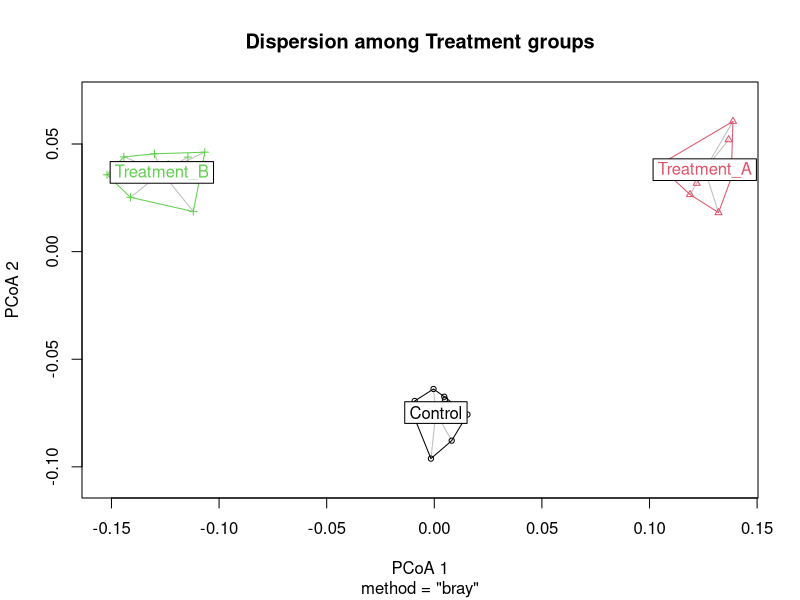
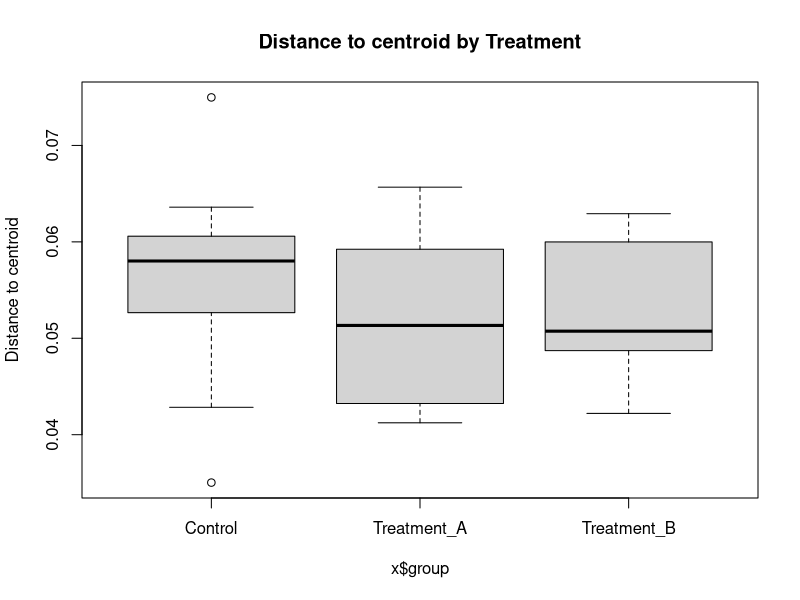
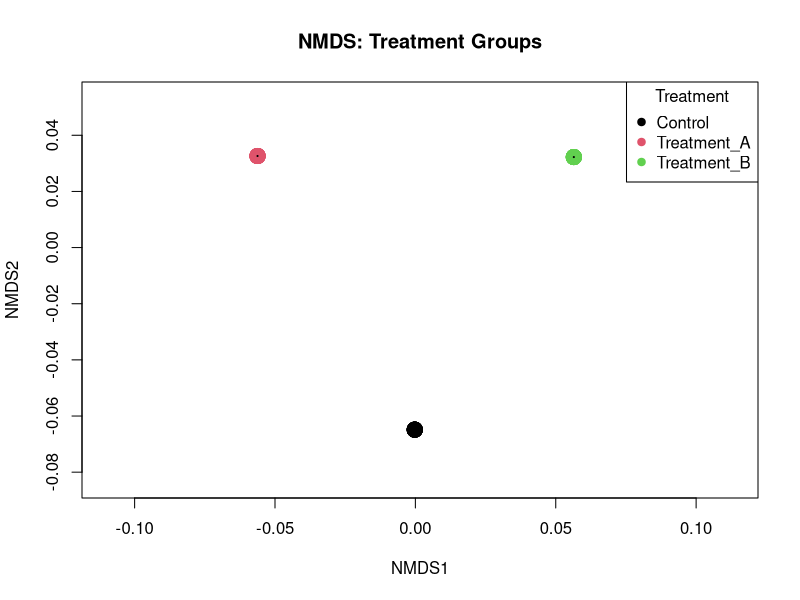
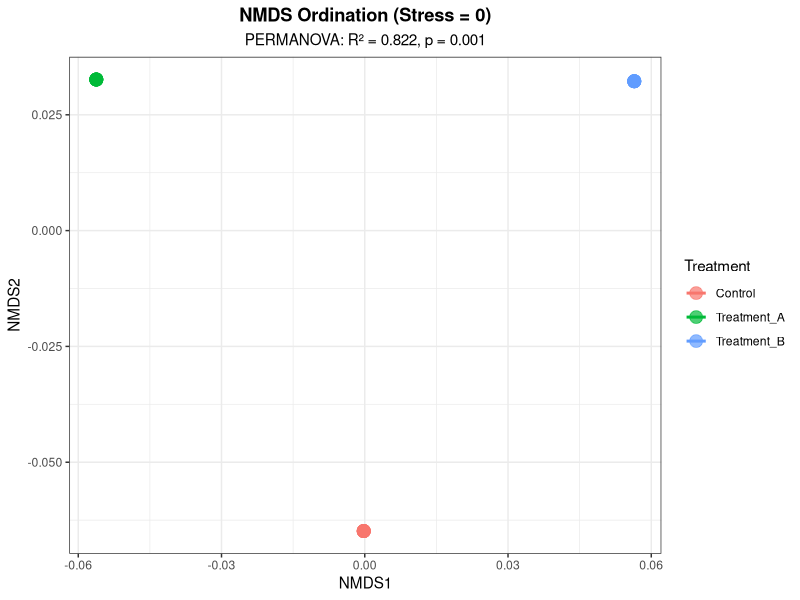
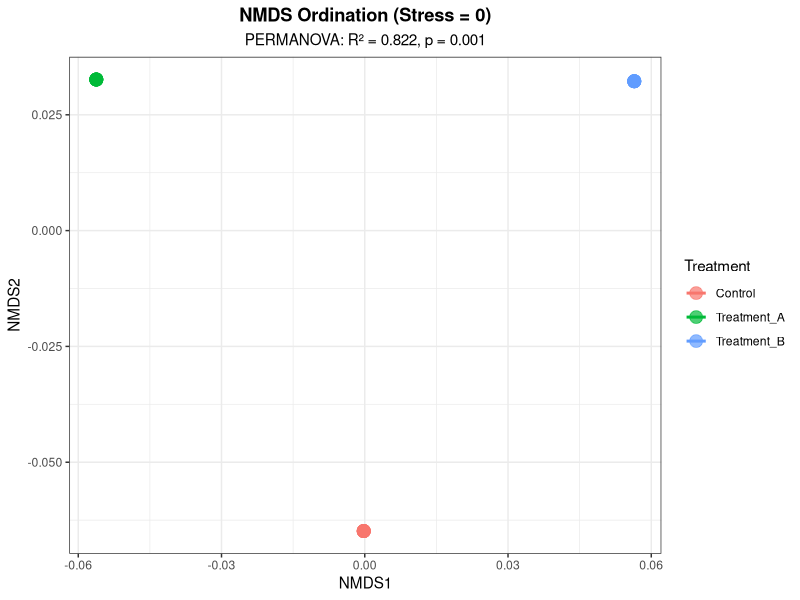
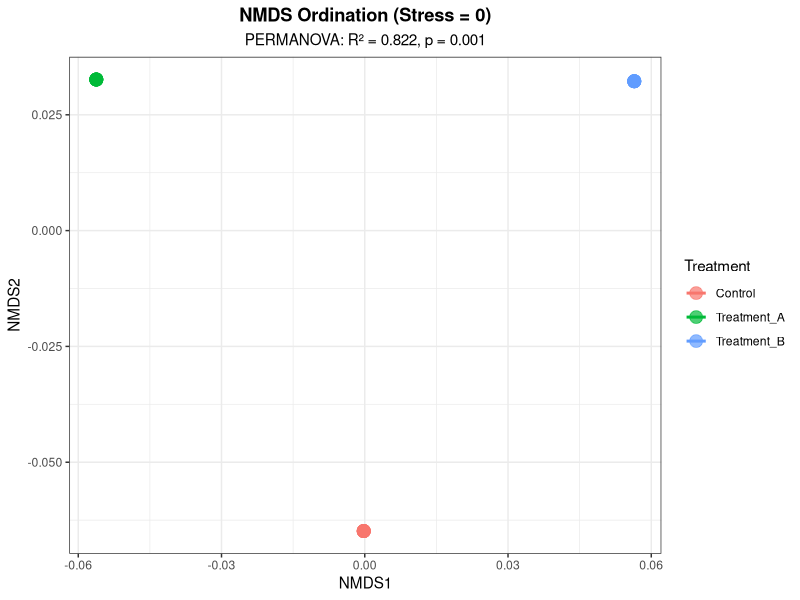

Write R code to recreate these figures, in order.
#!/usr/bin/env Rscript
# PERMANOVA: Permutational Multivariate Analysis of Variance
# Test if groups have significantly different community compositions
# Author: Metagenome Analysis Series
# Date: 2026-02-12

#==============================================================================
# WHAT IS PERMANOVA?
#==============================================================================
# PERMANOVA tests whether groups (e.g., treatments, seasons, sites) have
# significantly different multivariate centroids (community compositions).
#
# Questions it answers:
# - Do microbial communities differ between healthy vs diseased samples?
# - Does treatment affect community composition?
# - Are communities different across seasons or sites?
#
# Key outputs:
# - P-value: Is there a significant difference?
# - R²: How much variance is explained by grouping?
# - F-statistic: Effect size
#==============================================================================

# Load required libraries
library(vegan)
library(ggplot2)
library(ggrepel)

set.seed(123)

#==============================================================================
# SECTION 1: CREATE TOY DATA
#==============================================================================

cat("Creating toy dataset...\n")

# Create abundance data
# 30 samples with 25 MAGs each
n_samples <- 30
n_mags <- 25

# Generate realistic MAG abundance data
abundance <- matrix(
  rpois(n_samples * n_mags, lambda = 50),
  nrow = n_samples,
  ncol = n_mags
)

rownames(abundance) <- paste0("Sample_", 1:n_samples)
colnames(abundance) <- paste0("MAG_", 1:n_mags)

# Create metadata with grouping variables
metadata <- data.frame(
  Sample_ID = paste0("Sample_", 1:n_samples),
  
  # Categorical variables
  Treatment = rep(c("Control", "Treatment_A", "Treatment_B"), each = 10),
  Season = rep(c("Summer", "Winter", "Spring"), times = 10),
  Site = rep(c("Site_1", "Site_2", "Site_3"), each = 10),
  
  # Continuous variables (for supplementary analyses)
  pH = rnorm(n_samples, 7.5, 0.8),
  Temperature = rnorm(n_samples, 20, 5),
  Salinity = rnorm(n_samples, 35, 3)
)

rownames(metadata) <- metadata$Sample_ID

# Make treatment effect stronger (for demonstration)
# Treatment_A samples have more of certain MAGs
abundance[metadata$Treatment == "Treatment_A", 1:8] <- 
  abundance[metadata$Treatment == "Treatment_A", 1:8] * 2

# Treatment_B samples have more of different MAGs  
abundance[metadata$Treatment == "Treatment_B", 9:16] <- 
  abundance[metadata$Treatment == "Treatment_B", 9:16] * 2

cat("✓ Toy data created:\n")
cat(paste("  -", n_samples, "samples\n"))
cat(paste("  -", n_mags, "MAGs\n"))
cat(paste("  - Treatments:", paste(unique(metadata$Treatment), collapse = ", "), "\n"))
cat(paste("  - Seasons:", paste(unique(metadata$Season), collapse = ", "), "\n\n"))

#==============================================================================
# SECTION 2: CALCULATE DISTANCE MATRIX
#==============================================================================

cat("Calculating distance matrix...\n")

# Bray-Curtis dissimilarity is most common for abundance data
dist_bray <- vegdist(abundance, method = "bray")

# Alternative distance metrics (uncomment to try)
# dist_jaccard <- vegdist(abundance, method = "jaccard")  # Presence/absence
# dist_euclidean <- dist(abundance)  # Euclidean distance

cat("✓ Distance matrix calculated using Bray-Curtis\n\n")

#==============================================================================
# SECTION 3: BASIC PERMANOVA - SINGLE FACTOR
#==============================================================================

cat("========================================\n")
cat("PERMANOVA: Single Factor Analysis\n")
cat("========================================\n\n")

# Test effect of Treatment
cat("Testing: Does Treatment affect community composition?\n\n")

permanova_treatment <- adonis2(dist_bray ~ Treatment, 
                               data = metadata, 
                               permutations = 999)

print(permanova_treatment)

# Interpret results
if(permanova_treatment$`Pr(>F)`[1] < 0.05) {
  cat("\n✓ SIGNIFICANT! Treatment significantly affects communities (p < 0.05)\n")
  cat(paste("  R² =", round(permanova_treatment$R2[1], 3), 
            "→ Treatment explains", 
            round(permanova_treatment$R2[1] * 100, 1), 
            "% of variation\n"))
} else {
  cat("\n✗ NOT SIGNIFICANT. Treatment does not affect communities (p >= 0.05)\n")
}

cat("\n")

#==============================================================================
# SECTION 4: TEST DISPERSION HOMOGENEITY
#==============================================================================

cat("========================================\n")
cat("Testing Homogeneity of Dispersions\n")
cat("========================================\n\n")

cat("IMPORTANT: PERMANOVA assumes equal dispersion among groups!\n")
cat("Testing this assumption with betadisper...\n\n")

# Test if groups have equal dispersion
disp_treatment <- betadisper(dist_bray, metadata$Treatment)
disp_test <- permutest(disp_treatment, pairwise = TRUE)

print(disp_test)

if(disp_test$tab$`Pr(>F)`[1] < 0.05) {
  cat("\n⚠ WARNING: Dispersions are NOT equal (p < 0.05)\n")
  cat("   PERMANOVA results may be unreliable!\n")
  cat("   → Groups differ in variance, not just centroids\n")
  cat("   → Consider using PERMDISP2 or transforming data\n")
} else {
  cat("\n✓ GOOD! Dispersions are homogeneous (p >= 0.05)\n")
  cat("   PERMANOVA assumption met\n")
}

# Plot dispersion
plot(disp_treatment, main = "Dispersion among Treatment groups")
boxplot(disp_treatment, main = "Distance to centroid by Treatment")

cat("\n")

#==============================================================================
# SECTION 5: PERMANOVA - MULTIPLE FACTORS
#==============================================================================

cat("========================================\n")
cat("PERMANOVA: Multiple Factors\n")
cat("========================================\n\n")

cat("Testing: Treatment + Season + Site\n\n")

permanova_multi <- adonis2(dist_bray ~ Treatment + Season + Site, 
                          data = metadata, 
                          permutations = 999)

print(permanova_multi)

cat("\nInterpretation:\n")
sig_factors <- rownames(permanova_multi)[permanova_multi$`Pr(>F)` < 0.05 & 
                                        !is.na(permanova_multi$`Pr(>F)`)]
if(length(sig_factors) > 0) {
  cat("Significant factors (p < 0.05):\n")
  for(factor in sig_factors) {
    r2 <- permanova_multi[factor, "R2"]
    pval <- permanova_multi[factor, "Pr(>F)"]
    cat(paste0("  • ", factor, ": R² = ", round(r2, 3), 
               " (", round(r2 * 100, 1), "%), p = ", 
               round(pval, 4), "\n"))
  }
}

cat("\n")

#==============================================================================
# SECTION 6: PERMANOVA WITH INTERACTIONS
#==============================================================================

cat("========================================\n")
cat("PERMANOVA: Testing Interactions\n")
cat("========================================\n\n")

cat("Testing: Treatment * Season (interaction)\n\n")

permanova_interact <- adonis2(dist_bray ~ Treatment * Season, 
                             data = metadata, 
                             permutations = 999)

print(permanova_interact)

if(!is.na(permanova_interact["Treatment:Season", "Pr(>F)"]) && 
   permanova_interact["Treatment:Season", "Pr(>F)"] < 0.05) {
  cat("\n✓ INTERACTION DETECTED!\n")
  cat("   Treatment effect depends on Season\n")
  cat("   → Need to analyze seasons separately\n")
} else {
  cat("\n✗ NO INTERACTION\n")
  cat("   Treatment effect is consistent across seasons\n")
}

cat("\n")

#==============================================================================
# SECTION 7: PAIRWISE COMPARISONS
#==============================================================================

cat("========================================\n")
cat("Pairwise Comparisons Between Groups\n")
cat("========================================\n\n")

# Manual pairwise PERMANOVA
cat("Pairwise comparisons for Treatment:\n\n")

treatments <- unique(metadata$Treatment)
pairwise_results <- data.frame(
  Comparison = character(),
  R2 = numeric(),
  F_value = numeric(),
  P_value = numeric(),
  stringsAsFactors = FALSE
)

for(i in 1:(length(treatments) - 1)) {
  for(j in (i + 1):length(treatments)) {
    # Subset data
    pair_samples <- metadata$Treatment %in% c(treatments[i], treatments[j])
    pair_dist <- vegdist(abundance[pair_samples, ], method = "bray")
    pair_meta <- metadata[pair_samples, ]
    
    # Run PERMANOVA
    pair_result <- adonis2(pair_dist ~ Treatment, 
                          data = pair_meta, 
                          permutations = 999)
    
    # Store results
    pairwise_results <- rbind(pairwise_results, 
                             data.frame(
                               Comparison = paste(treatments[i], "vs", treatments[j]),
                               R2 = pair_result$R2[1],
                               F_value = pair_result$F[1],
                               P_value = pair_result$`Pr(>F)`[1]
                             ))
  }
}

# Adjust p-values for multiple testing
pairwise_results$P_adjusted <- p.adjust(pairwise_results$P_value, method = "BH")

print(pairwise_results)

cat("\nSignificant pairwise differences (adjusted p < 0.05):\n")
sig_pairs <- pairwise_results[pairwise_results$P_adjusted < 0.05, ]
if(nrow(sig_pairs) > 0) {
  for(i in 1:nrow(sig_pairs)) {
    cat(paste0("  ✓ ", sig_pairs$Comparison[i], 
               " (p.adj = ", round(sig_pairs$P_adjusted[i], 4), ")\n"))
  }
} else {
  cat("  No significant pairwise differences\n")
}

cat("\n")

#==============================================================================
# SECTION 8: PERMANOVA WITH CONTINUOUS VARIABLES
#==============================================================================

cat("========================================\n")
cat("PERMANOVA: Continuous Variables\n")
cat("========================================\n\n")

cat("Testing: Treatment + pH + Temperature + Salinity\n\n")

permanova_continuous <- adonis2(dist_bray ~ Treatment + pH + Temperature + Salinity, 
                               data = metadata, 
                               permutations = 999)

print(permanova_continuous)

cat("\n")

#==============================================================================
# SECTION 9: VISUALIZE WITH NMDS
#==============================================================================

cat("========================================\n")
cat("Visualization: NMDS Ordination\n")
cat("========================================\n\n")

cat("Running NMDS ordination...\n")

# Run NMDS
nmds <- metaMDS(abundance, distance = "bray", k = 2, trymax = 100)

cat(paste("Stress:", round(nmds$stress, 3), "\n"))
if(nmds$stress < 0.05) {
  cat("✓ Excellent representation (stress < 0.05)\n")
} else if(nmds$stress < 0.10) {
  cat("✓ Good representation (stress < 0.10)\n")
} else if(nmds$stress < 0.20) {
  cat("○ Fair representation (stress < 0.20)\n")
} else {
  cat("✗ Poor representation (stress > 0.20)\n")
}

# Extract NMDS scores
nmds_scores <- data.frame(scores(nmds, display = "sites"))
nmds_scores$Treatment <- metadata$Treatment
nmds_scores$Season <- metadata$Season

# Base R plot
plot(nmds, type = "n", main = "NMDS: Treatment Groups")
points(nmds, display = "sites", 
       col = as.numeric(factor(metadata$Treatment)),
       pch = 19, cex = 2)
legend("topright", 
       legend = levels(factor(metadata$Treatment)),
       col = 1:length(unique(metadata$Treatment)),
       pch = 19,
       title = "Treatment")

# Add 95% confidence ellipses
ordiellipse(nmds, metadata$Treatment, kind = "se", conf = 0.95, lwd = 2)

# ggplot2 version
p1 <- ggplot(nmds_scores, aes(x = NMDS1, y = NMDS2, color = Treatment)) +
  geom_point(size = 4, alpha = 0.7) +
  stat_ellipse(type = "norm", level = 0.95, linewidth = 1) +
  theme_bw() +
  labs(title = paste0("NMDS Ordination (Stress = ", round(nmds$stress, 3), ")"),
       subtitle = paste0("PERMANOVA: R² = ", 
                        round(permanova_treatment$R2[1], 3),
                        ", p = ", round(permanova_treatment$`Pr(>F)`[1], 4))) +
  theme(legend.position = "right",
        plot.title = element_text(hjust = 0.5, face = "bold"),
        plot.subtitle = element_text(hjust = 0.5))

print(p1)

# Save plot
ggsave("permanova_nmds.pdf", p1, width = 10, height = 8)
ggsave("permanova_nmds.png", p1, width = 10, height = 8, dpi = 300)

cat("\n✓ Plots saved: permanova_nmds.pdf and permanova_nmds.png\n\n")

#==============================================================================
# SECTION 10: PERMANOVA WITH STRATA (BLOCKING)
#==============================================================================

cat("========================================\n")
cat("PERMANOVA: With Blocking/Strata\n")
cat("========================================\n\n")

cat("Use strata when you have nested or blocked designs\n")
cat("Example: Test Treatment within each Site\n\n")

# Permutations restricted within sites
permanova_strata <- adonis2(dist_bray ~ Treatment, 
                           data = metadata, 
                           permutations = how(nperm = 999, 
                                             blocks = metadata$Site))

print(permanova_strata)

cat("\n")

#==============================================================================
# SECTION 11: EFFECT SIZE INTERPRETATION
#==============================================================================

cat("========================================\n")
cat("Understanding Effect Sizes (R²)\n")
cat("========================================\n\n")

r2_treatment <- permanova_treatment$R2[1]

cat("Your R² value:", round(r2_treatment, 3), "\n\n")

cat("Effect size interpretation:\n")
if(r2_treatment < 0.01) {
  cat("  < 0.01: Negligible effect\n")
} else if(r2_treatment < 0.06) {
  cat("  0.01-0.06: Small effect ✓\n")
} else if(r2_treatment < 0.14) {
  cat("  0.06-0.14: Medium effect ✓✓\n")
} else {
  cat("  > 0.14: Large effect ✓✓✓\n")
}

cat("\nWhat does R² mean?\n")
cat(paste0("  • ", round(r2_treatment * 100, 1), 
           "% of community variation is explained by Treatment\n"))
cat(paste0("  • ", round((1 - r2_treatment) * 100, 1), 
           "% is explained by other factors\n"))

cat("\n")

#==============================================================================
# SECTION 12: SUMMARY AND RECOMMENDATIONS
#==============================================================================

cat("========================================\n")
cat("SUMMARY & RECOMMENDATIONS\n")
cat("========================================\n\n")

cat("✓ PERMANOVA Results Summary:\n\n")

cat("1. MAIN EFFECT:\n")
if(permanova_treatment$`Pr(>F)`[1] < 0.05) {
  cat(paste0("   ✓ Treatment significantly affects communities\n"))
  cat(paste0("   ✓ Explains ", round(permanova_treatment$R2[1] * 100, 1), 
             "% of variation\n"))
} else {
  cat("   ✗ Treatment does NOT significantly affect communities\n")
}

cat("\n2. DISPERSION TEST:\n")
if(disp_test$tab$`Pr(>F)`[1] < 0.05) {
  cat("   ⚠ WARNING: Unequal dispersions detected\n")
  cat("   → Be cautious interpreting PERMANOVA\n")
  cat("   → Consider PERMDISP or data transformation\n")
} else {
  cat("   ✓ Dispersions are homogeneous\n")
  cat("   → PERMANOVA assumptions met\n")
}

cat("\n3. RECOMMENDATIONS:\n")
cat("   • Report both PERMANOVA and betadisper results\n")
cat("   • Visualize with NMDS or PCoA ordination\n")
cat("   • Follow up with pairwise comparisons\n")
cat("   • Consider effect size (R²), not just p-value\n")
cat("   • Use 999+ permutations for final analysis\n")

cat("\n4. NEXT STEPS:\n")
cat("   • Identify which taxa drive differences (use indicator species)\n")
cat("   • Test environmental associations (use RDA/db-RDA)\n")
cat("   • Examine patterns with constrained ordination\n")

cat("\n========================================\n")
cat("✓ PERMANOVA ANALYSIS COMPLETE!\n")
cat("========================================\n\n")

#==============================================================================
# BONUS: SAVE RESULTS
#==============================================================================

# Create summary table
results_summary <- data.frame(
  Analysis = c("Treatment (single)", 
               "Multiple factors", 
               "With interaction",
               "With continuous"),
  R2 = c(permanova_treatment$R2[1],
         permanova_multi["Treatment", "R2"],
         permanova_interact["Treatment", "R2"],
         permanova_continuous["Treatment", "R2"]),
  F_value = c(permanova_treatment$F[1],
              permanova_multi["Treatment", "F"],
              permanova_interact["Treatment", "F"],
              permanova_continuous["Treatment", "F"]),
  P_value = c(permanova_treatment$`Pr(>F)`[1],
              permanova_multi["Treatment", "Pr(>F)"],
              permanova_interact["Treatment", "Pr(>F)"],
              permanova_continuous["Treatment", "Pr(>F)"])
)

# Save to file
write.csv(results_summary, "permanova_summary.csv", row.names = FALSE)
write.csv(pairwise_results, "permanova_pairwise.csv", row.names = FALSE)

# Save full results
sink("permanova_full_results.txt")
cat("PERMANOVA ANALYSIS - FULL RESULTS\n")
cat("==================================\n\n")
cat("1. Single Factor (Treatment):\n")
print(permanova_treatment)
cat("\n2. Dispersion Test:\n")
print(disp_test)
cat("\n3. Multiple Factors:\n")
print(permanova_multi)
cat("\n4. Pairwise Comparisons:\n")
print(pairwise_results)
sink()

cat("✓ Results saved:\n")
cat("  - permanova_summary.csv\n")
cat("  - permanova_pairwise.csv\n")
cat("  - permanova_full_results.txt\n")
cat("  - permanova_nmds.pdf/png\n")
